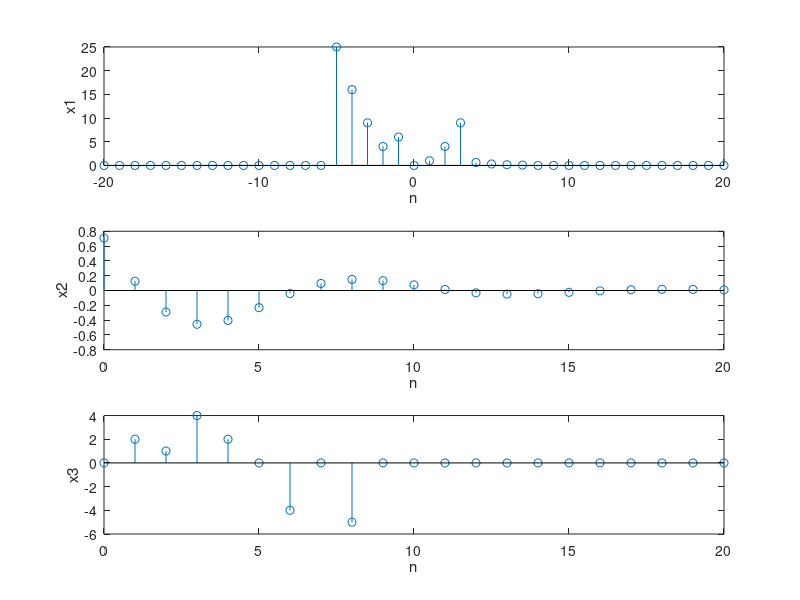

Write the MATLAB code that produced this figure.
% ch02/assessment_problem_38.m

delta = @(n) (n == 0);
u = @(n) (n >= 0);

n = -20 : 20;
x1 = 5 * delta(n + 1) + n .^ 2 .* (u(n + 5) - u(n - 4)) + ...
     (10 * 0.5 .^ n) .* (u(n - 4) - u(n - 8));
subplot(311); stem(n, x1); xlabel('n'); ylabel('x1');

n = 0 : 20;
x2 = (0.8) .^ n .* cos(0.2 * pi * n + pi / 4);
subplot(312); stem(n, x2); xlabel('n'); ylabel('x2');

m = (0 : 4)';
x3 = sum((m + 1) .* (delta(n - m) - delta(n - 2 * m)), 1);
subplot(313); stem(n, x3); xlabel('n'); ylabel('x3');
